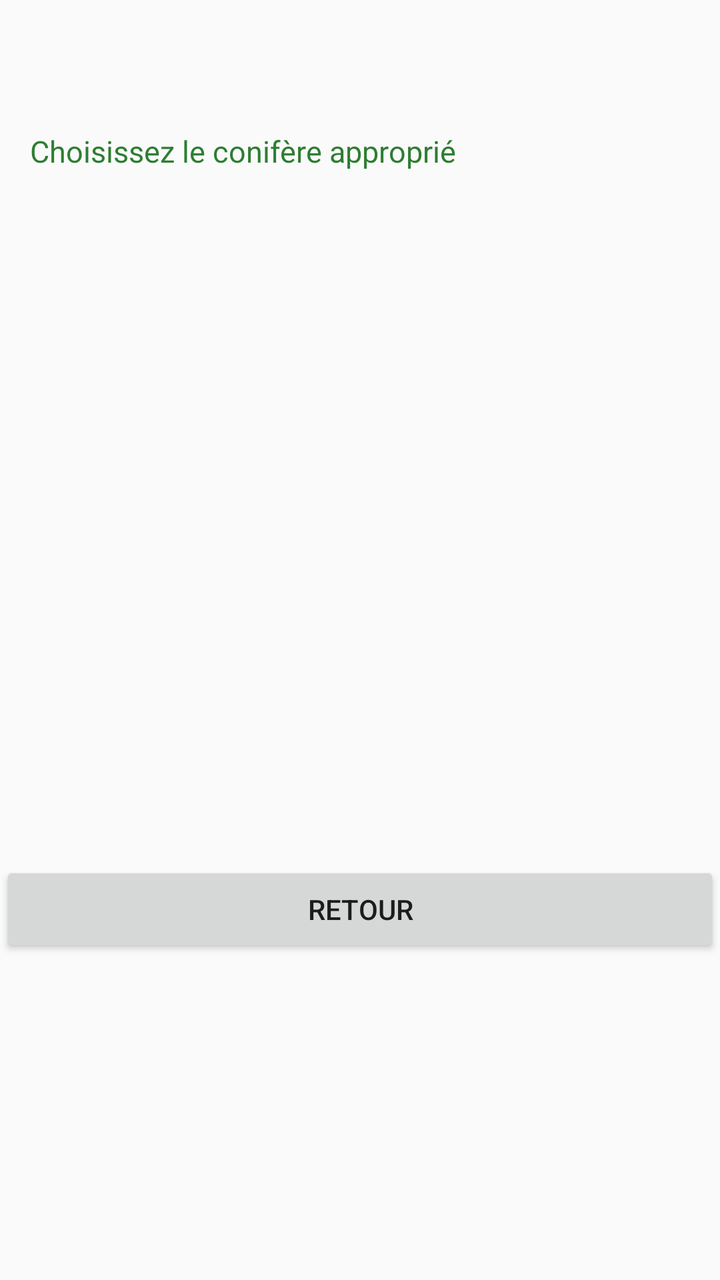
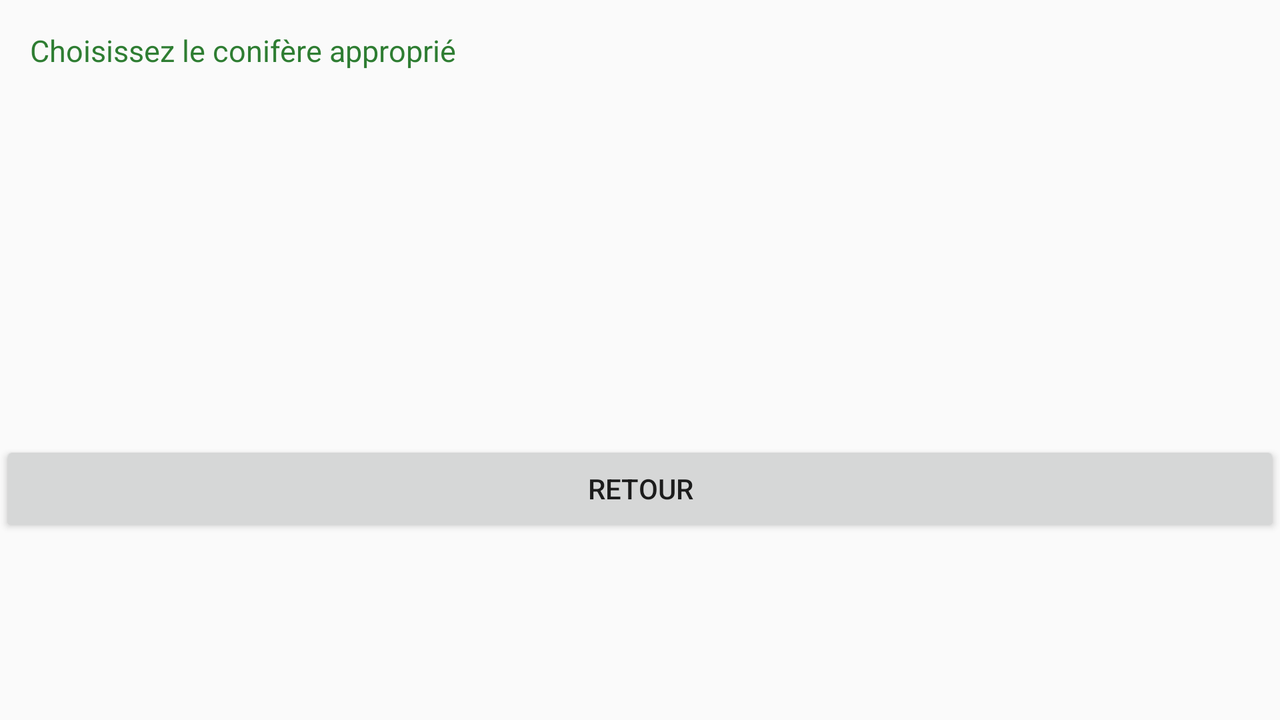

The same Android screen from two of the app's own layout files: first res/layout/ as a phone draws it, then the repository's variant for another configuration, drawn on a device whose configuration selects that folder. Both files follow.
<!-- AndroidManifest.xml: application theme AppTheme -->
<!-- res/layout/activity_coniferechoix.xml -->
<?xml version="1.0" encoding="utf-8"?>
<android.support.v4.widget.DrawerLayout
    xmlns:android="http://schemas.android.com/apk/res/android"
    xmlns:app="http://schemas.android.com/apk/res-auto"
    xmlns:tools="http://schemas.android.com/tools"
    android:id="@+id/drawer_layout"
    android:layout_width="match_parent"
    android:layout_height="match_parent">

    <LinearLayout
        android:orientation="vertical"
        android:layout_width="match_parent"
        android:layout_height="match_parent"
        android:weightSum="1">


        <LinearLayout
            android:orientation="vertical"
            android:layout_width="match_parent"
            android:layout_height="wrap_content">


            <TextView
                android:text=""
                android:layout_width="wrap_content"
                android:layout_height="wrap_content"
                android:id="@+id/textViewTitreChoix"
                android:layout_weight="1"
                android:layout_margin="@dimen/marge_exterieure"
                android:gravity="left"
                style="@style/base_texte" />

            <TextView
                android:text="@string/prompt_choix_conifere"
                android:layout_width="wrap_content"
                android:layout_height="wrap_content"
                android:id="@+id/textViewDescChoix"
                android:layout_weight="1"
                android:layout_margin="@dimen/marge_exterieure"
                android:gravity="left"
                style="@style/base_texte" />

        </LinearLayout>

        <LinearLayout
            android:orientation="horizontal"
            android:layout_width="match_parent"
            android:layout_height="wrap_content"
            android:layout_margin="@dimen/marge_exterieure">

            <android.support.v7.widget.RecyclerView
                   android:layout_width="match_parent"
                   android:layout_height="300dp"
                android:id="@+id/recyViewConi" />

        </LinearLayout>

        <LinearLayout
            android:orientation="horizontal"
            android:layout_width="match_parent"
            android:layout_height="wrap_content">

            <Button
                android:text="@string/txt_btn_retour"
                android:layout_width="wrap_content"
                android:layout_height="wrap_content"
                android:id="@+id/buttonRetour"
                android:layout_weight="100" />

        </LinearLayout>


    </LinearLayout>

    <ListView
        android:id="@+id/list_navigation"
        android:layout_width="250dp"
        android:layout_height="match_parent"
        android:layout_gravity="start"
        android:background="#FFEEEEEE"
        android:choiceMode="singleChoice"
        android:entries="@array/tab_activites" >


    </ListView>

</android.support.v4.widget.DrawerLayout>
<!-- resources referenced by this layout -->
<resources>
  <string-array name="tab_activites">
          <item>Calculer un prêt</item>
          <item>Identifier un conifère</item>
          <item>Réseaux Sociaux</item>
          </string-array>
  <dimen name="marge_exterieure">15dp</dimen>
  <string name="prompt_choix_conifere">Choisissez le conifère approprié</string>
  <string name="txt_btn_retour">Retour</string>
  <style name="base_texte">
          <item name="android:textSize">@dimen/taille_texte</item>
          <item name="android:textColor">@color/colorText</item>
      </style>
  <style name="AppTheme" parent="Theme.AppCompat.Light.DarkActionBar">
          
          <item name="colorPrimary">@color/colorPrimary</item>
          <item name="colorPrimaryDark">@color/colorPrimaryDark</item>
          <item name="colorAccent">@color/colorAccent</item>
      </style>
  <dimen name="taille_texte">15sp</dimen>
  <color name="colorText">#2e7d32</color>
  <color name="colorPrimary">#4caf50</color>
  <color name="colorPrimaryDark">#388e3c</color>
  <color name="colorAccent">#FF4081</color>
</resources>
<!-- res/layout-land/activity_coniferechoix.xml (the repository's variant of the layout above) -->
<!-- drawn on the phone turned sideways -->
<?xml version="1.0" encoding="utf-8"?>
<android.support.v4.widget.DrawerLayout
    xmlns:android="http://schemas.android.com/apk/res/android"
    xmlns:app="http://schemas.android.com/apk/res-auto"
    xmlns:tools="http://schemas.android.com/tools"
    android:id="@+id/drawer_layout"
    android:layout_width="match_parent"
    android:layout_height="match_parent">

    <LinearLayout
        android:orientation="vertical"
        android:layout_width="match_parent"
        android:layout_height="match_parent"
        android:weightSum="1">


        <LinearLayout
            android:orientation="horizontal"
            android:layout_width="match_parent"
            android:layout_height="wrap_content">

            <TextView
                android:text="@string/prompt_choix_conifere"
                android:layout_width="wrap_content"
                android:layout_height="wrap_content"
                android:id="@+id/textViewTitreChoix"
                android:layout_weight="1"
                android:layout_margin="@dimen/marge_exterieure"
                android:gravity="left"
                style="@style/base_texte" />

        </LinearLayout>

        <LinearLayout
            android:orientation="horizontal"
            android:layout_width="match_parent"
            android:layout_height="wrap_content"
            android:layout_margin="@dimen/marge_exterieure">

         <android.support.v7.widget.RecyclerView
                android:layout_width="match_parent"
                android:layout_height="140dp" />

        </LinearLayout>

        <LinearLayout
            android:orientation="horizontal"
            android:layout_width="match_parent"
            android:layout_height="wrap_content">

            <Button
                android:text="@string/txt_btn_retour"
                android:layout_width="wrap_content"
                android:layout_height="wrap_content"
                android:id="@+id/buttonRetour"
                android:layout_weight="100" />

        </LinearLayout>


    </LinearLayout>

    <ListView
        android:id="@+id/list_navigation"
        android:layout_width="250dp"
        android:layout_height="match_parent"
        android:layout_gravity="start"
        android:background="#FFEEEEEE"
        android:choiceMode="singleChoice"
        android:entries="@array/tab_activites" >


    </ListView>

</android.support.v4.widget.DrawerLayout>
